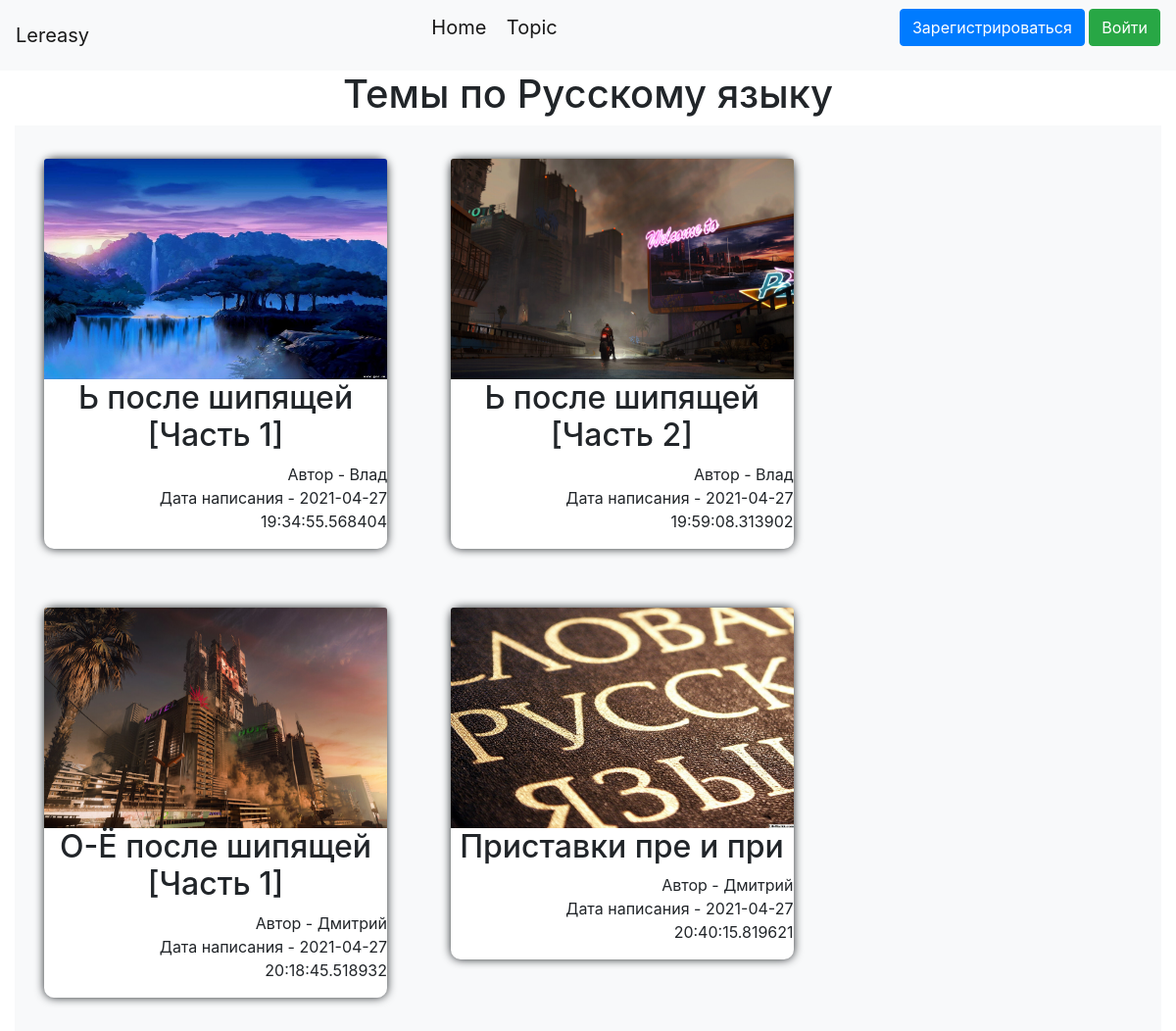
The app's page /topics with its own data.
### data/topics.py (models this page shows)
class Topics(SqlAlchemyBase):
    __tablename__ = 'topics'
    id = sqlalchemy.Column(sqlalchemy.Integer,
                           primary_key=True, autoincrement=True)
    title = sqlalchemy.Column(sqlalchemy.String, nullable=True)
    content = sqlalchemy.Column(sqlalchemy.String, nullable=True)
    img = sqlalchemy.Column(sqlalchemy.String, nullable=True, default="static/img/1.jpg")
    created_date = sqlalchemy.Column(sqlalchemy.DateTime,
                                     default=datetime.datetime.now)
    is_private = sqlalchemy.Column(sqlalchemy.Boolean, default=True)
    user_id = sqlalchemy.Column(sqlalchemy.Integer,
                                sqlalchemy.ForeignKey("users.id"))
    user = orm.relation('User')

### data/users.py (models this page shows, shortened)
class User(SqlAlchemyBase, UserMixin):
    __tablename__ = 'users'
    id = sqlalchemy.Column(sqlalchemy.Integer,
                           primary_key=True, autoincrement=True)
    name = sqlalchemy.Column(sqlalchemy.String, nullable=True)
    about = sqlalchemy.Column(sqlalchemy.String, nullable=True)
    email = sqlalchemy.Column(sqlalchemy.String,
                              index=True, unique=True, nullable=True)
    hashed_password = sqlalchemy.Column(sqlalchemy.String, nullable=True)
    created_date = sqlalchemy.Column(sqlalchemy.DateTime,
                                     default=datetime.datetime.now)
    topics = orm.relation("Topics", back_populates='user')

### main.py (the view)
@app.route("/topics")
def index():
    db_sess = db_session.create_session()
    if current_user.is_authenticated:
        topics = db_sess.query(Topics).filter(
            (Topics.user == current_user) | (Topics.is_private == 0))
    else:
        topics = db_sess.query(Topics).filter(Topics.is_private == 0)
    return render_template("topics.html", title='Темы', topics=topics)

### data/db_session.py (called while the page is built)
def create_session() -> Session:
    global __factory
    return __factory()

### templates/topics.html (shortened to what this page needs)
{% extends "base.html" %}
{% block topics %}
<h1 align="center">Темы по Русскому языку</h1>
<div class="album py-1 bg-light">
    {% for item in topics%}
    <div class="block">
        <a href="certain/{{ item.id}}"><img class="bd-placeholder-img card-img-top"
                                            width="100%" height="225" src="{{item.img}}"></a>
        <h2 align="center">{{item.title}}</h2>
        <p align="right">Автор - {{item.user.name}}<br>Дата написания - {{item.created_date}}</p>
    </div>
    {% endfor %}
</div>
{% endblock %}

### static/css/style.css (style rules this page uses)
.block { margin: 30px; width: 350px; background-color: white; text-anchor: middle; box-shadow: 0 0 10px; border-radius: 10px; display: inline-table; }

### records on screen
Topics: shows a picture, title "Ь после шипящей [Часть 1]", user.name "Влад", created_date "2021-04-27 19:34:55.568404"
Topics: shows a picture, title "Ь после шипящей [Часть 2]", user.name "Влад", created_date "2021-04-27 19:59:08.313902"
Topics: shows a picture, title "О-Ё после шипящей [Часть 1]", user.name "Дмитрий", created_date "2021-04-27 20:18:45.518932"
Topics: img (picture), title "Приставки пре и при", user.name "Дмитрий", created_date "2021-04-27 20:40:15.819621"
